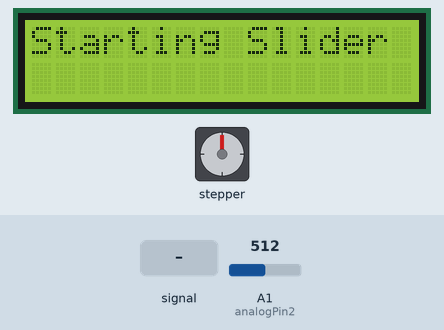
Recording of a sketch running on a simulated Arduino Uno, built with avr-gcc and run on an emulated ATmega328P. Shown: stepper motor, 16×2 character LCD. Wiring (inferred from the names in the program): stepper motor driver (200 steps per turn assumed): step pin 9; direction pin 8. Inputs (shaded band) come from the test bench; at power-on: A1 (analogPin2) = 512. What the sketch prints to the serial monitor is not drawn.

Above: at 1.2 s.
1.3 s: A1 (analogPin2) set to 586
4.3 s: A1 (analogPin2) set to 613
At 4.8 s:
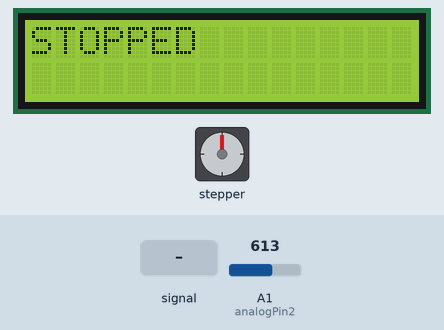
7.3 s: A1 (analogPin2) set to 390
10.3 s: A1 (analogPin2) fed a 1000 Hz sine of ±255 counts around its level
At 10.45 s:
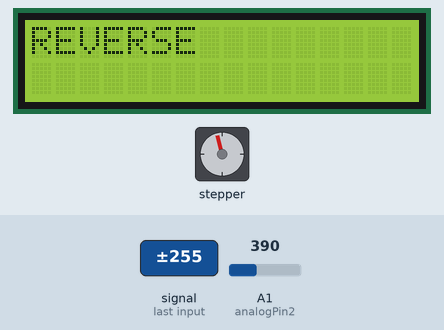
At 11.06 s:
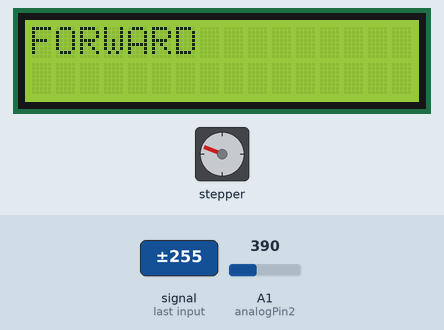
12.7 s: A1 (analogPin2) fed a 200 Hz sine of ±255 counts around its level
At 12.9 s:
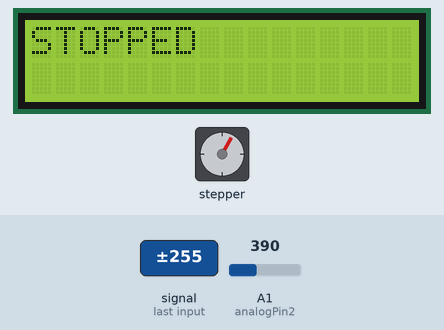
15.1 s: A1 (analogPin2) fed a 200 Hz sine of ±81 counts around its level
Timing chart, 0 to 25.3 s (numbered marks = the images above; inputs shaded):
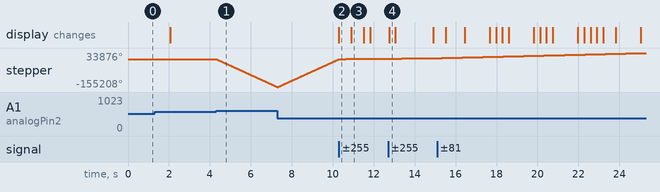

Measured:
- the behaviour switches between 600 and 601 on A1 (analogPin2) (found by bisection; images 0 and 1)
- after the input at 4.3 s, stepper: keeps turning counter-clockwise at about 52319°/s, starting at once

The sketch:

maincontrol.ino
```cpp
#define FASTADC 1

// defines for setting and clearing register bits
#ifndef cbi
#define cbi(sfr, bit) (_SFR_BYTE(sfr) &= ~_BV(bit))
#endif
#ifndef sbi
#define sbi(sfr, bit) (_SFR_BYTE(sfr) |= _BV(bit))
#endif
#include <LiquidCrystal.h>
//#include <Math.h>// includes the LiquidCrystal Library

LiquidCrystal lcd(2, 3, 4, 5, 6, 7); //Parameters (rs, enable, d4, d5, d6, d7)

// defines pins numbers
int analogPin1 = 14;
int analogPin2 = 15;
//int valpin =3;// potentiometer wiper (middle terminal) connected to analog pin 3
// outside leads to ground and +5V

float val = 0;
float val1=0;
const int stepPin = 9;
const int dirPin = 8;
int valout;
 long i=0;
 int initial=0;
 int direct=0;
 int prevdirect=0;
 int steps=0;
void setup() {
  #if FASTADC
 // set prescale to 16
 sbi(ADCSRA,ADPS2) ;
 cbi(ADCSRA,ADPS1) ;
 cbi(ADCSRA,ADPS0) ;
#endif

 lcd.begin(16,2); // Initializes the 16x2 LCD screen
  Serial.begin(9600);

  // Sets the two pins as Outputs
  pinMode(stepPin,OUTPUT);
  pinMode(dirPin,OUTPUT);
 // pinMode(valpin,OUTPUT);
  digitalWrite(dirPin,LOW);
}
void loop() {
  if(initial==0){
    lcd.print("Starting Slider");
    delay(2000);
    initial++;
  }

  if(prevdirect==0){
    lcd.clear();
    lcd.print("STOPPED");
    prevdirect++;
  }

  val = analogRead(analogPin2);

  while (val>600)

  {
   if(direct==0){
    lcd.clear();
    lcd.print("FORWARD");
    direct++;
    digitalWrite(dirPin,LOW);
   }
   val = analogRead(analogPin2);
   //Advance a step
   digitalWrite(stepPin,HIGH);
   delayMicroseconds(1);
   //delayMicroseconds(floor(2*(abs(val/100*5-25)/25)));
   digitalWrite(stepPin,LOW);

   //Serial.println(val/100*5);
   prevdirect=0;


  }
  steps=0;
  direct=0;

   while (val<400)

  {
   if(direct==0){
    lcd.clear();
    lcd.print("REVERSE");
    direct++;
    digitalWrite(dirPin,HIGH);
   }

   //Advance a step
   digitalWrite(stepPin,HIGH);
   delayMicroseconds(1);
   //delayMicroseconds(floor(2*(abs(val/100*5-25)/25)));
   digitalWrite(stepPin,LOW);
   val = analogRead(analogPin2);
   //Serial.println(val/100*5);
   prevdirect=0;
  // steps++;

  }
  steps=0;
  direct=0;
  Serial.println(val);
/*
 while((val/100*5>20)&&(val/100*5<30)){

 }


  if(prevdirect != direct){

    if(direct==1){

    //Serial.println("BLINK");

    lcd.clear();
    lcd.print("ADVANCE");


    }

    if(direct==0){

    lcd.clear();
    lcd.print("REVERSE");

    }

    if(direct==2){

    lcd.clear();
    lcd.print("STOPPED");

    }
  }

  //Serial.println(abs(val/100*5-25)/25);
  //Serial.println(floor(2*(abs(val/100*5-25)/25)));

 // Serial.println(direct);

   prevdirect=direct;


  /*
  //analogWrite(valpin,0.8/5*255);
   digitalWrite(dirPin,LOW);
   lcd.clear();
   lcd.print("Forward");
  for(i=1;i<=8600;i++){
   val = analogRead(analogPin1);
  // read the input pin
  Serial.println(val/100*5);

  digitalWrite(stepPin,HIGH);
  delay(2);
  //delay(1);
   digitalWrite(stepPin,LOW);
  // delayMicroseconds(10);


  }

  delay(400);

  digitalWrite(dirPin,HIGH);
  lcd.clear();
  lcd.print("Reverse");

  for(i=1;i<=8600;i++){
  val1 = analogRead(analogPin2);    // read the input pin

  Serial.println(val1/100*5);

  digitalWrite(stepPin,HIGH);
   delay(2);
   digitalWrite(stepPin,LOW);
 // delayMicroseconds(50);

  }

  delay(400);


 //  for(i=1;i<=100;i++){

//  digitalWrite(stepPin,HIGH);
//  delayMicroseconds(3000);
 //  digitalWrite(stepPin,LOW);
 //   delay(50);
 // }
//delay(1000);*/
}
```
